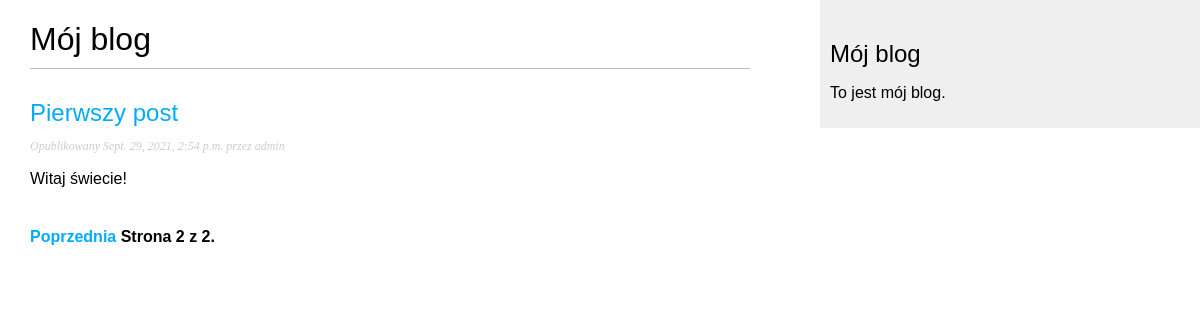
Screenshot of /blog/?page=2 with the database file from the repository.
### blog/models.py (models this page shows, shortened)
class Post(models.Model):
    STATUS_CHOICES = (
        ('draft', 'Draft'),
        ('published', 'Published'),
    )
    title = models.CharField(max_length=250)  # Post title
    slug = models.SlugField(max_length=250, unique_for_date='publish')  # To use in URL. Short label for SEO
    author = models.ForeignKey(User,
                               on_delete=models.CASCADE,
                               related_name='blog_posts')  # Based on User from Django, connects User with posts
    body = models.TextField()
    publish = models.DateTimeField(default=timezone.now)
    created = models.DateTimeField(auto_now_add=True)
    status = models.CharField(max_length=10,
                              choices=STATUS_CHOICES,
                              default='draft')
    def get_absolute_url(self):
        return reverse('blog:post_detail',
                       args=[self.publish.year,
                             self.publish.strftime('%m'),
                             self.publish.strftime('%d'),
                             self.slug])
    class Meta:
        ordering = ('-publish',)
    objects = models.Manager()
    published = PublishedManager()

### blog/views.py (the view)
# urls.py: path('', views.PostListView.as_view(), name='post_list'),
class PostListView(ListView):
    queryset = Post.published.all()
    context_object_name = 'posts'
    paginate_by = 3
    template_name = 'blog/post/list.html'

### blog/templates/blog/post/list.html (shortened to what this page needs)
{% extends "blog/base.html" %}
{% block content %}
<h1>Mój blog</h1>
{% for post in posts %}
<h2>
    <a href="{{ post.get_absolute_url }}">
        {{ post.title }}
    </a>
</h2>
<p class="date">
    Opublikowany {{ post.publish }} przez {{ post.author }}
</p>
{{ post.body|truncatewords:30|linebreaks }}
{% endfor %}
    {% include "pagination.html" with page=page_obj %}
{% endblock %}

### blog/static/css/blog.css (style rules this page uses)
body { margin:0; padding:0; font-family:helvetica, sans-serif; }
a { color:#00abff; text-decoration:none; }
h1 { font-weight:normal; border-bottom:1px solid #bbb; padding:0 0 10px 0; }
h2 { font-weight:normal; margin:30px 0 0; }
p.date { color:#ccc; font-family: georgia, serif; font-size: 12px; font-style: italic; }

### rows the page displays
Post: title "Pierwszy post", publish "Sept. 29, 2021, 2:54 p.m.", author "admin", body "Witaj świecie!"

### other values shown
{{ page.number }} "2"
{{ page.paginator.num_pages }} "2"
